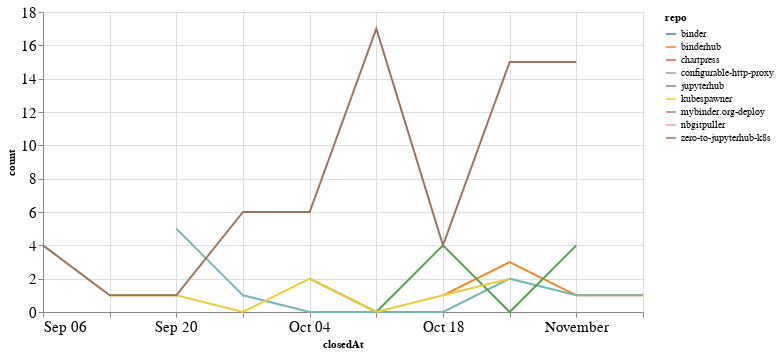

The cell this chart's notebook holds for it:
### Code cell
closed_by_time = closed_by.groupby('repo').resample('W', on='closedAt').count()['author'].reset_index()
closed_by_time = closed_by_time.rename(columns={'author': 'count'})

alt.Chart(closed_by_time, width=600).mark_line().encode(
    x='closedAt',
    y='count',
    color='repo',
    tooltip="repo"
)

### Figure 1 — Vega-Lite specification as saved in the notebook (floating-point values rounded to 4 significant figures)
{"config": {"axisLeft": {"labelFontSize": 15}, "axisBottom": {"labelFontSize": 15}}, "data": {"name": "data-44374434e2e208bcd29adbe1de2395fb"}, "mark": "line", "encoding": {"color": {"type": "nominal", "field": "repo"}, "tooltip": {"type": "nominal", "field": "repo"}, "x": {"type": "temporal", "field": "closedAt"}, "y": {"type": "quantitative", "field": "count"}}, "width": 600, "$schema": "https://vega.github.io/schema/vega-lite/v4.8.1.json", "datasets": {"data-44374434e2e208bcd29adbe1de2395fb": [{"repo": "binder", "closedAt": "2020-10-18T00:00:00", "count": 1}, {"repo": "binderhub", "closedAt": "2020-10-18T00:00:00", "count": 1}, {"repo": "binderhub", "closedAt": "2020-10-25T00:00:00", "count": 3}, {"repo": "binderhub", "closedAt": "2020-11-01T00:00:00", "count": 1}, {"repo": "binderhub", "closedAt": "2020-11-08T00:00:00", "count": 1}, {"repo": "chartpress", "closedAt": "2020-11-08T00:00:00", "count": 2}, {"repo": "configurable-http-proxy", "closedAt": "2020-09-20T00:00:00", "count": 5}, {"repo": "configurable-http-proxy", "closedAt": "2020-09-27T00:00:00", "count": 1}, {"repo": "configurable-http-proxy", "closedAt": "2020-10-04T00:00:00", "count": 0}, {"repo": "configurable-http-proxy", "closedAt": "2020-10-11T00:00:00", "count": 0}, {"repo": "configurable-http-proxy", "closedAt": "2020-10-18T00:00:00", "count": 0}, {"repo": "configurable-http-proxy", "closedAt": "2020-10-25T00:00:00", "count": 2}, {"repo": "configurable-http-proxy", "closedAt": "2020-11-01T00:00:00", "count": 1}, {"repo": "configurable-http-proxy", "closedAt": "2020-11-08T00:00:00", "count": 1}, {"repo": "jupyterhub", "closedAt": "2020-10-04T00:00:00", "count": 2}, {"repo": "jupyterhub", "closedAt": "2020-10-11T00:00:00", "count": 0}, {"repo": "jupyterhub", "closedAt": "2020-10-18T00:00:00", "count": 4}, {"repo": "jupyterhub", "closedAt": "2020-10-25T00:00:00", "count": 0}, {"repo": "jupyterhub", "closedAt": "2020-11-01T00:00:00", "count": 4}, {"repo": "kubespawner", "closedAt": "2020-09-13T00:00:00", "count": 1}, {"repo": "kubespawner", "closedAt": "2020-09-20T00:00:00", "count": 1}, {"repo": "kubespawner", "closedAt": "2020-09-27T00:00:00", "count": 0}, {"repo": "kubespawner", "closedAt": "2020-10-04T00:00:00", "count": 2}, {"repo": "kubespawner", "closedAt": "2020-10-11T00:00:00", "count": 0}, {"repo": "kubespawner", "closedAt": "2020-10-18T00:00:00", "count": 1}, {"repo": "kubespawner", "closedAt": "2020-10-25T00:00:00", "count": 2}, {"repo": "mybinder.org-deploy", "closedAt": "2020-11-01T00:00:00", "count": 1}, {"repo": "nbgitpuller", "closedAt": "2020-10-04T00:00:00", "count": 2}, {"repo": "zero-to-jupyterhub-k8s", "closedAt": "2020-09-06T00:00:00", "count": 4}, {"repo": "zero-to-jupyterhub-k8s", "closedAt": "2020-09-13T00:00:00", "count": 1}, {"repo": "zero-to-jupyterhub-k8s", "closedAt": "2020-09-20T00:00:00", "count": 1}, {"repo": "zero-to-jupyterhub-k8s", "closedAt": "2020-09-27T00:00:00", "count": 6}, {"repo": "zero-to-jupyterhub-k8s", "closedAt": "2020-10-04T00:00:00", "count": 6}, {"repo": "zero-to-jupyterhub-k8s", "closedAt": "2020-10-11T00:00:00", "count": 17}, {"repo": "zero-to-jupyterhub-k8s", "closedAt": "2020-10-18T00:00:00", "count": 4}, {"repo": "zero-to-jupyterhub-k8s", "closedAt": "2020-10-25T00:00:00", "count": 15}, {"repo": "zero-to-jupyterhub-k8s", "closedAt": "2020-11-01T00:00:00", "count": 15}]}}
